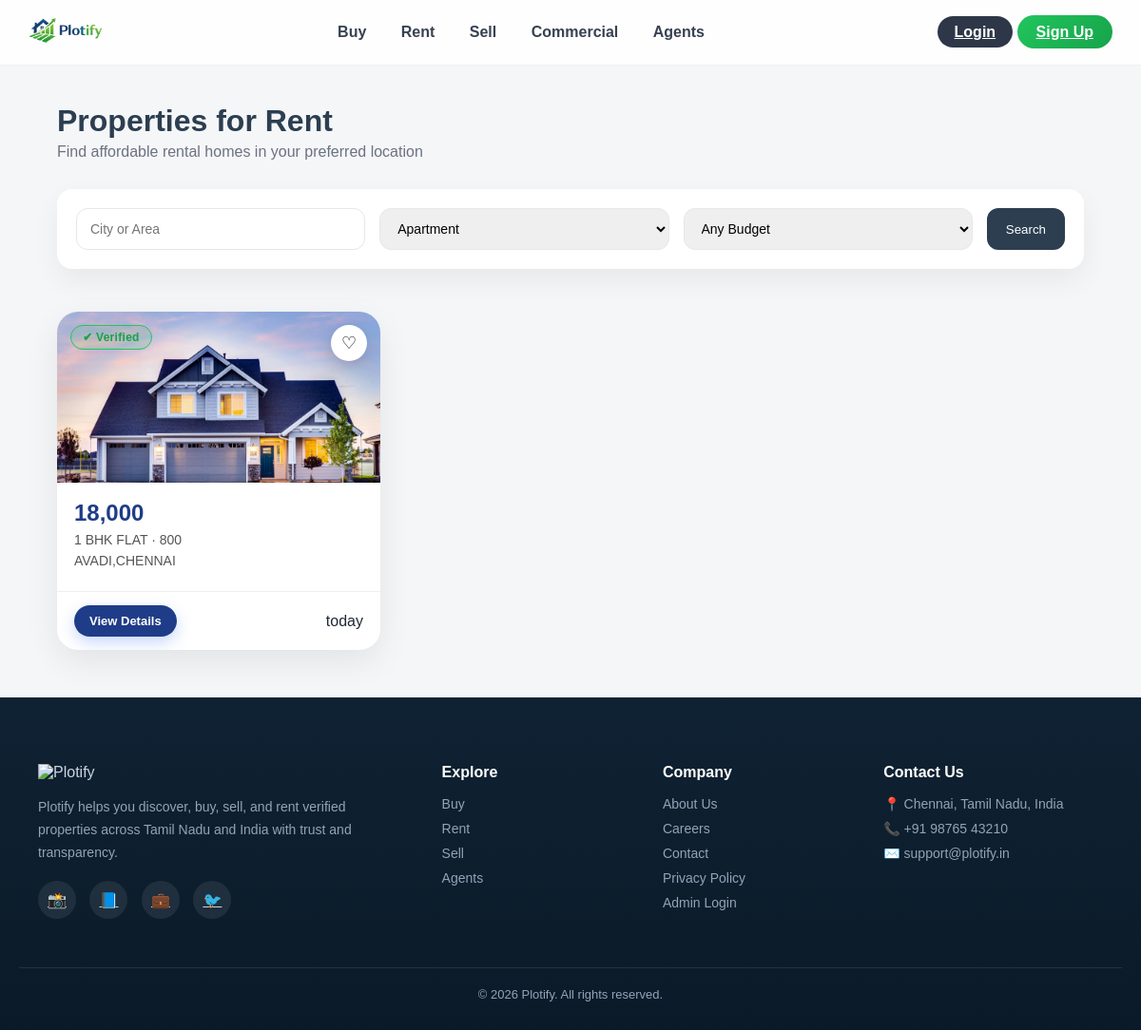
The app's page /rent with its own data.
### modules/models.py (models this page shows)
class Property(db.Model):
    __tablename__ = "properties"
    id = db.Column(db.String, primary_key=True, default=lambda: str(uuid.uuid4()))
    title = db.Column(db.String(200))
    price = db.Column(db.String(100))
    category = db.Column(db.String(50))   # Sell / Rent / Commercial
    location = db.Column(db.String(200))
    description = db.Column(db.Text)
    bedrooms = db.Column(db.String(10))
    bathrooms = db.Column(db.String(10))
    area = db.Column(db.String(50))
    type = db.Column(db.String(50))        # House / Apartment / Office
    status = db.Column(db.String(50), default="Ready to Move")
    owner_name = db.Column(db.String(100))
    phone = db.Column(db.String(20))
    email = db.Column(db.String(100))
    image = db.Column(db.String(200))
    posted = db.Column(db.String(50))
    verified = db.Column(db.Boolean, default=True)
    featured = db.Column(db.Boolean, default=False)
    amenities = db.Column(db.Text)
    identity_doc = db.Column(db.String(200))
    ownership_doc = db.Column(db.String(200))
    map_link = db.Column(db.String(300))
    floor = db.Column(db.String(20))
    total_floors = db.Column(db.String(20))
    furnishing = db.Column(db.String(50))
    facing = db.Column(db.String(50))
    user_id = db.Column(db.String, db.ForeignKey("users.id"))

### modules/rent/routes.py (the view)
@rent_bp.route("/rent")
def rent():
    properties = Property.query.filter_by(
        category="Rent",
        verified=True
    ).all()
    return render_template(
        "rent.html",
        properties=properties
    )

### templates/rent.html (shortened to what this page needs)
{% extends "base.html" %}
{% block content %}
<section class="buy-page">
  <div class="buy-header">
    <h1>Properties for Rent</h1>
    <p>Find affordable rental homes in your preferred location</p>
  </div>
  <div class="buy-search">
    <input type="text" placeholder="City or Area">
    <select>
      <option>Apartment</option>
    </select>
    <select>
      <option>Any Budget</option>
    </select>
    <button class="search-btn">Search</button>
  </div>
  <div class="property-grid">
    {% if properties %}
      {% for p in properties %}
      <div class="property-card">
        <div class="property-img">
          {% if p.image %}
            <img src="{{ url_for('static', filename='uploads/' + p.image) }}">
          {% else %}
            <img src="{{ url_for('static', filename='images/sample-house.jpg') }}">
          {% endif %}
          {% if p.verified %}
            <span class="badge verified">✔ Verified</span>
          {% else %}
            <span class="badge unverified">⚠ Unverified</span>
          {% endif %}
          <button class="like-btn" onclick="toggleLike(this)">♡</button>
        </div>
        <div class="property-body">
          <h3 class="price">{{ p.price }}</h3>
          <p class="meta">{{ p.title }} · {{ p.area }}</p>
          <p class="location">{{ p.location }}</p>
        </div>
        <div class="property-footer">
          <a href="{{ url_for('rent.rent_details', id=p.id) }}"
             class="view-btn">
             View Details
          </a>
          <span class="posted">
            {{ p.posted or "Recently Added" }}
          </span>
        </div>
      </div>
      {% endfor %}
    {% else %}
      <p>No rental properties available.</p>
    {% endif %}
  </div>
</section>
{% endblock %}

### static/css/base.css (style rules this page uses)
:root { --blue: #2C3E50; --green: #2ECC71; --light: #F4F6F8; --dark: #333; --accent: #e63946; }
* { margin: 0; padding: 0; box-sizing: border-box; }
body { font-family: 'Sora', sans-serif; background: #f7f9fc; color: #1f2937; }
* { transition: all 0.25s ease; }
* { margin: 0; padding: 0; box-sizing: border-box; font-family: Arial, sans-serif; }
html, body { width: 100%; background: var(--light); }

### static/css/home.css (style rules this page uses)
.property-img { height: 180px; overflow: hidden; border-top-left-radius: 16px; border-top-right-radius: 16px; }
.property-img img { width: 100%; height: 100%; object-fit: cover; }
.property-grid { display: grid; grid-template-columns: repeat(auto-fill, minmax(260px, 1fr)); gap: 25px; }
.property-card { background: white; border-radius: 16px; overflow: hidden; transition: 0.3s; box-shadow: 0 8px 20px rgba(0,0,0,0.06); }
.price { font-size: 22px; font-weight: 700; color: var(--blue); }

### static/css/property.css (style rules this page uses)
.property-grid { display: grid; grid-template-columns: repeat(auto-fill, minmax(300px, 1fr)); gap: 30px; padding: 10px 0; }
.property-card { background: #fff; border-radius: 22px; overflow: hidden; box-shadow: 0 12px 35px rgba(0,0,0,0.08); transition: all 0.35s ease; position: relative; animation: fadeUp 0.6s ease both; }
.property-card img { width: 100%; height: 200px; object-fit: cover; transition: transform 0.5s ease; }
.property-body { padding: 18px; }
.property-body h3 { margin: 0; font-size: 24px; font-weight: 800; color: #1f3c88; }
.property-body p { margin: 6px 0; color: #555; font-size: 14px; }
.property-footer { padding: 14px 18px; border-top: 1px solid #eee; display: flex; justify-content: space-between; align-items: center; }
.view-btn, .details-btn { text-decoration: none; background: linear-gradient(135deg,#1f3c88,#2563eb); color: #fff; padding: 7px 16px; border-radius: 999px; font-size: 13px; font-weight: 600; transition: 0.25s; box-shadow: 0 6px 16px rgba(37,99,235,0.25); }
.badge { position: absolute; top: 10px; left: 10px; padding: 4px 10px; border-radius: 99px; font-size: 11px; font-weight: 600; letter-spacing: 0.3px; }
.badge.verified { background: rgba(34,197,94,0.15); color: #16a34a; border: 1px solid #22c55e; }
.like-btn { position: absolute; top: 14px; right: 14px; width: 38px; height: 38px; border-radius: 50%; border: none; background: #fff; font-size: 18px; box-shadow: 0 6px 18px rgba(0,0,0,0.15); cursor: pointer; }

### static/css/agents.css (style rules this page uses)
.badge.verified { position: absolute; top: 14px; left: 14px; background: rgba(34,197,94,0.12); color: #16a34a; border: 1px solid #22c55e; padding: 5px 12px; border-radius: 999px; font-size: 12px; font-weight: 600; }
.location { font-size: 13px; color: #888; }
.view-btn { background: #1f3c88; color: white; padding: 9px 16px; border-radius: 999px; font-size: 13px; text-decoration: none; font-weight: 600; }

### static/css/buy.css (style rules this page uses)
.buy-page { padding: 40px 60px; }
.buy-header { margin-bottom: 30px; }
.buy-header h1 { font-size: 32px; color: var(--blue); }
.buy-header p { color: #6b7280; margin-top: 5px; }
.buy-search { background: #ffffff; padding: 20px; border-radius: 16px; box-shadow: 0 12px 30px rgba(0,0,0,0.06); margin-bottom: 35px; display: flex; gap: 15px; flex-wrap: wrap; }
.buy-search input, .buy-search select { flex: 1; padding: 12px 14px; border-radius: 12px; border: 1px solid #e5e7eb; font-size: 14px; transition: 0.2s; }
.buy-search button { background: var(--blue); color: white; border: none; padding: 12px 20px; border-radius: 12px; cursor: pointer; transition: 0.2s; }

### records on screen
Property: image (picture), verified "✔ Verified", price "18,000", title "1 BHK FLAT", area "800", location "AVADI,CHENNAI", posted "today"
